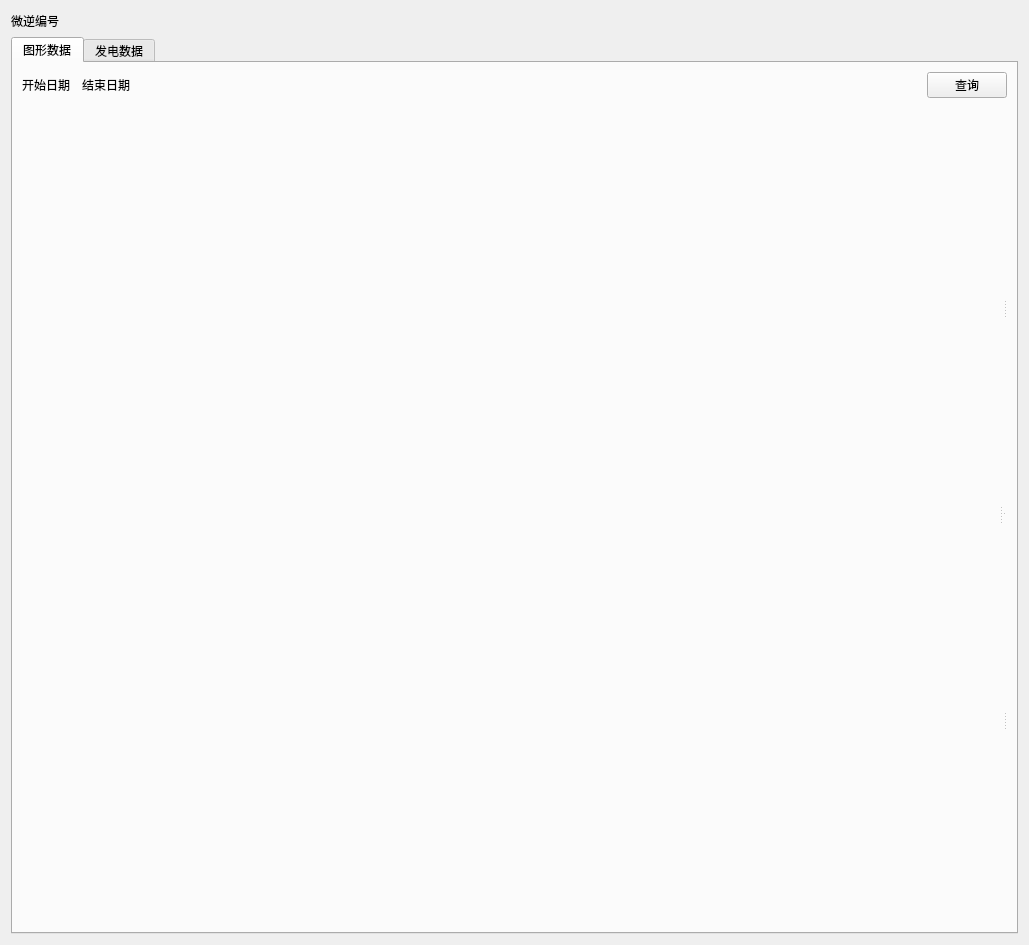
<?xml version="1.0" encoding="UTF-8"?>
<ui version="4.0">
 <class>mi_detail_widget</class>
 <widget class="QWidget" name="mi_detail_widget">
  <property name="geometry">
   <rect>
    <x>0</x>
    <y>0</y>
    <width>1029</width>
    <height>945</height>
   </rect>
  </property>
  <property name="windowTitle">
   <string>Form</string>
  </property>
  <layout class="QVBoxLayout" name="verticalLayout">
   <item>
    <layout class="QGridLayout" name="gridLayout">
     <item row="0" column="0">
      <widget class="QLabel" name="label">
       <property name="text">
        <string>微逆编号</string>
       </property>
      </widget>
     </item>
     <item row="0" column="1">
      <spacer name="horizontalSpacer">
       <property name="orientation">
        <enum>Qt::Horizontal</enum>
       </property>
       <property name="sizeHint" stdset="0">
        <size>
         <width>40</width>
         <height>20</height>
        </size>
       </property>
      </spacer>
     </item>
    </layout>
   </item>
   <item>
    <widget class="QTabWidget" name="tabWidget">
     <property name="currentIndex">
      <number>0</number>
     </property>
     <widget class="QWidget" name="graph_tab">
      <attribute name="title">
       <string>图形数据</string>
      </attribute>
      <layout class="QVBoxLayout" name="verticalLayout_2" stretch="1,15">
       <item>
        <layout class="QGridLayout" name="gridLayout_4">
         <item row="0" column="0">
          <widget class="QLabel" name="label_2">
           <property name="text">
            <string>开始日期</string>
           </property>
          </widget>
         </item>
         <item row="0" column="3">
          <widget class="CDateEdit" name="stopdate_edt" native="true">
           <property name="styleSheet">
            <string notr="true">QDateEdit
{
    border: 1px solid #dbdbdb;
    color: #666666;
    font: 30px &quot;微软雅黑&quot;;
}

QDateEdit:on { /* shift the text when the popup opens */
    padding-top: 3px;
    padding-left: 4px;
}

QDateEdit::drop-down {
    subcontrol-origin: padding;
    subcontrol-position: top right;
    width: 40px;

    border-left-color: darkgray;
    border-left-style: solid; /* just a single line */
    border-top-right-radius: 3px; /* same radius as the QComboBox */
    border-bottom-right-radius: 3px;
}

QDateEdit::down-arrow {
    image: url(:/icon/icon/calendar.ico);
}

QDateEdit::down-arrow:on { /* shift the arrow when popup is open */
    top: 1px;
    left: 1px;
}</string>
           </property>
          </widget>
         </item>
         <item row="0" column="4">
          <spacer name="horizontalSpacer_2">
           <property name="orientation">
            <enum>Qt::Horizontal</enum>
           </property>
           <property name="sizeHint" stdset="0">
            <size>
             <width>40</width>
             <height>20</height>
            </size>
           </property>
          </spacer>
         </item>
         <item row="0" column="1">
          <widget class="CDateEdit" name="startdate_edt" native="true">
           <property name="styleSheet">
            <string notr="true">QDateEdit
{
    border: 1px solid #dbdbdb;
    color: #666666;
    font: 30px &quot;微软雅黑&quot;;
}

QDateEdit:on { /* shift the text when the popup opens */
    padding-top: 3px;
    padding-left: 4px;
}

QDateEdit::drop-down {
    subcontrol-origin: padding;
    subcontrol-position: top right;
    width: 40px;

    border-left-color: darkgray;
    border-left-style: solid; /* just a single line */
    border-top-right-radius: 3px; /* same radius as the QComboBox */
    border-bottom-right-radius: 3px;
}

QDateEdit::down-arrow {
    image: url(:/icon/icon/calendar.ico);
}

QDateEdit::down-arrow:on { /* shift the arrow when popup is open */
    top: 1px;
    left: 1px;
}</string>
           </property>
          </widget>
         </item>
         <item row="0" column="2">
          <widget class="QLabel" name="label_3">
           <property name="text">
            <string>结束日期</string>
           </property>
          </widget>
         </item>
         <item row="0" column="5">
          <widget class="QPushButton" name="select1_pb">
           <property name="text">
            <string>查询</string>
           </property>
          </widget>
         </item>
        </layout>
       </item>
       <item>
        <widget class="QSplitter" name="splitter_4">
         <property name="orientation">
          <enum>Qt::Horizontal</enum>
         </property>
         <widget class="draw_widget" name="total_draw_widget" native="true"/>
         <widget class="QSplitter" name="splitter_3">
          <property name="orientation">
           <enum>Qt::Vertical</enum>
          </property>
          <widget class="QSplitter" name="splitter">
           <property name="orientation">
            <enum>Qt::Horizontal</enum>
           </property>
           <widget class="draw_widget" name="pv1_draw_widget" native="true"/>
           <widget class="draw_widget" name="pv3_draw_widget" native="true"/>
          </widget>
          <widget class="QSplitter" name="splitter_2">
           <property name="orientation">
            <enum>Qt::Horizontal</enum>
           </property>
           <widget class="draw_widget" name="pv2_draw_widget" native="true"/>
           <widget class="draw_widget" name="pv4_draw_widget" native="true"/>
          </widget>
         </widget>
        </widget>
       </item>
      </layout>
     </widget>
     <widget class="QWidget" name="power_tab">
      <attribute name="title">
       <string>发电数据</string>
      </attribute>
      <layout class="QGridLayout" name="gridLayout_2">
       <item row="0" column="0">
        <widget class="select_mi_power_widget" name="power_item_wd" native="true"/>
       </item>
      </layout>
     </widget>
    </widget>
   </item>
  </layout>
 </widget>
 <customwidgets>
  <customwidget>
   <class>CDateEdit</class>
   <extends>QWidget</extends>
   <header location="global">cdateedit.h</header>
   <container>1</container>
  </customwidget>
  <customwidget>
   <class>select_mi_power_widget</class>
   <extends>QWidget</extends>
   <header location="global">select_mi_power_widget.h</header>
   <container>1</container>
  </customwidget>
  <customwidget>
   <class>draw_widget</class>
   <extends>QWidget</extends>
   <header location="global">draw_widget.h</header>
   <container>1</container>
  </customwidget>
 </customwidgets>
 <resources/>
 <connections/>
</ui>
